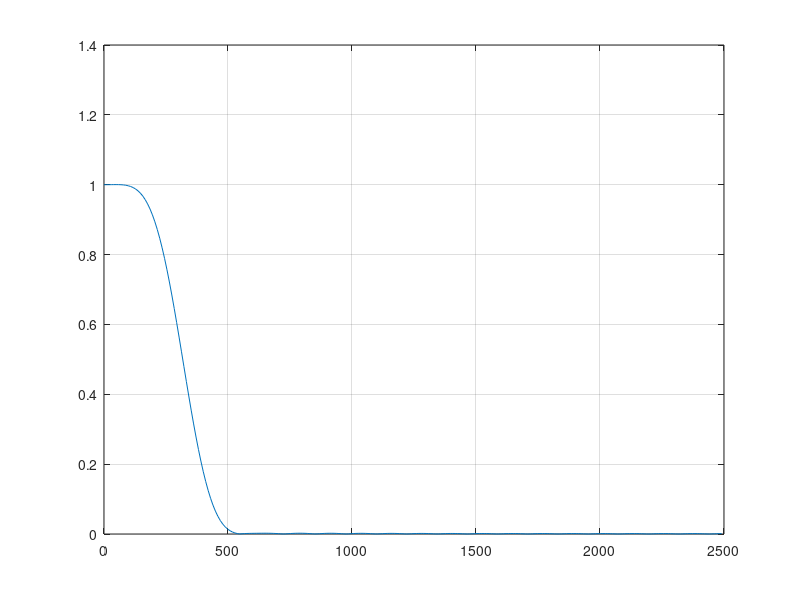
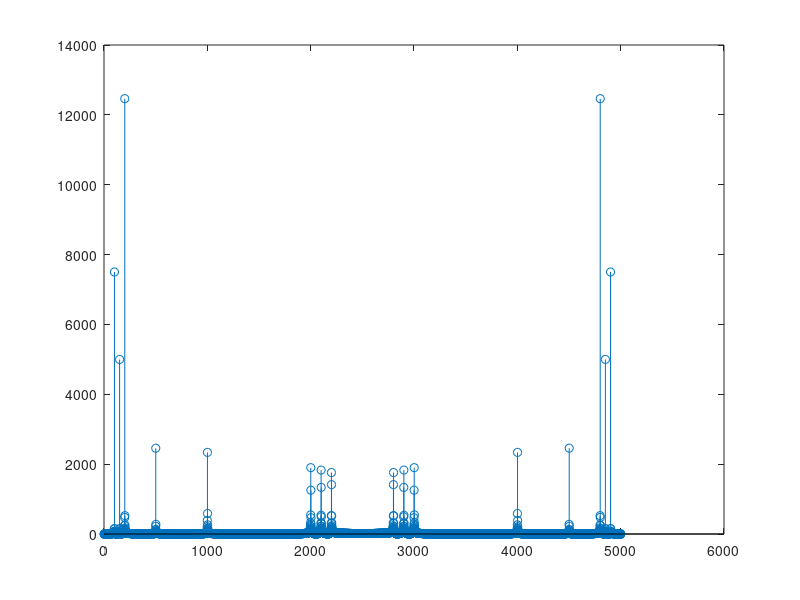
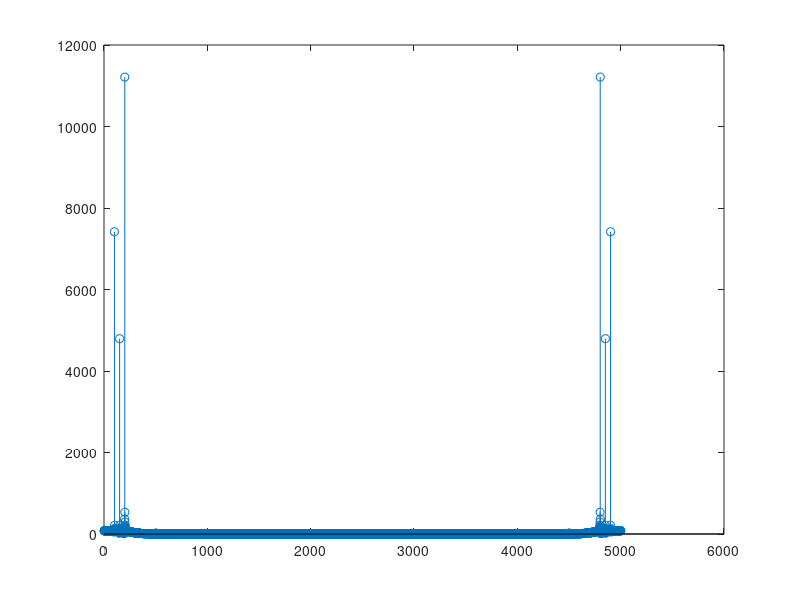

Recreate these plots in MATLAB, in order.
close all
clear all

Fs = 5000;
fc = 320;
N = 40;

F1 = 200;
F2 = 100;
F3 = 500;
F4 = 150;
F5 = 1000;
F6 = 2000;
F7 = 2100;
F8 = 2200;

t_n = 0:1/Fs:1;

s = 5*sin(2*pi*F1*t_n) + 3*sin(2*pi*F2*t_n) + sin(2*pi*F3*t_n) + 2*sin(2*pi*F4*t_n) + sin(2*pi*F5*t_n) + sin(2*pi*F6*t_n) + sin(2*pi*F7*t_n) + sin(2*pi*F8*t_n);

b = fir1(N, fc/(Fs/2));
[h, w] = freqz(b, 1, 256, Fs);

figure
plot(w, abs(h)), grid

figure
stem(abs(fft(s)))

y = filter(b, 1, s);
figure
stem(abs(fft(y)));




